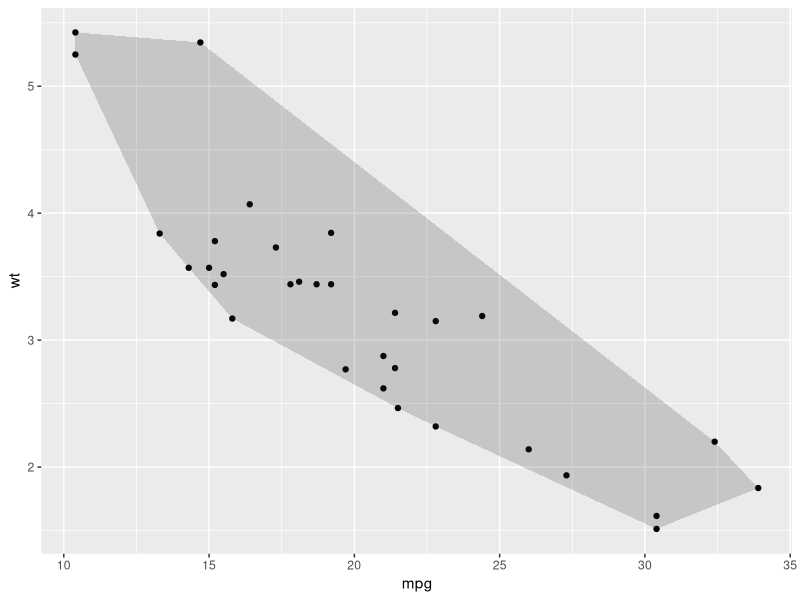
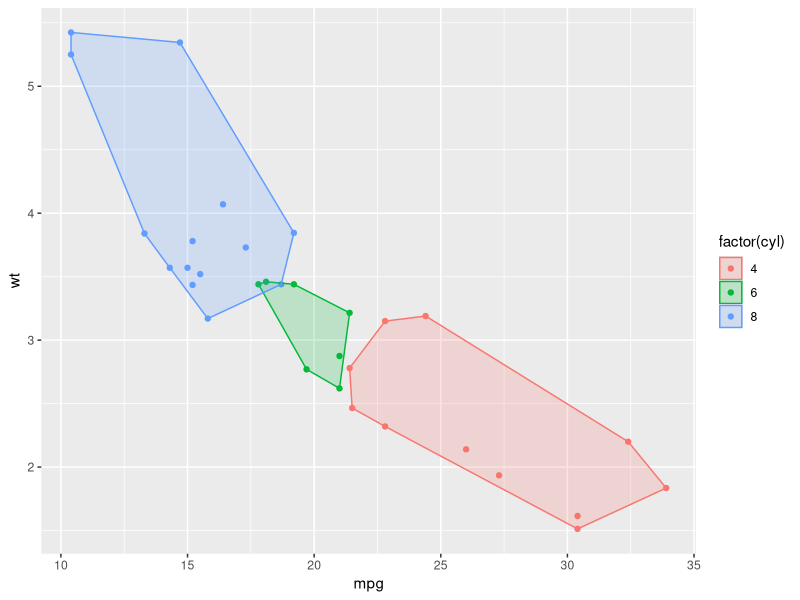

Write R code to recreate these figures, in order.
require(ggplot2)
require(dplyr)

# Ref: 
# https://blog.csdn.net/weixin_43151909/article/details/106450585
# example 1---------------------------------------------------------------------
ggplot(data = mtcars, aes(x = mpg, y = wt)) + 
  geom_point() + 
  geom_polygon(data = mtcars[chull(mtcars$mpg,mtcars$wt),], aes(x = mpg, y = wt),
               alpha = 0.2)

# example 2---------------------------------------------------------------------
mychull <- function(dat) {dat[chull(dat$mpg, dat$wt),]}

ggplot(data = mtcars, aes(x = mpg, y = wt, color= factor(cyl), fill = factor(cyl))) + 
  geom_point() + 
  geom_polygon(data = plyr::ddply(mtcars, ~ cyl, mychull),
               aes(x = mpg, y = wt, color= factor(cyl)),
               alpha = 0.2)
